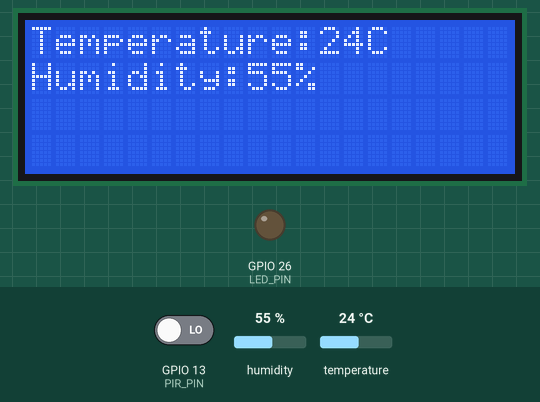
Simulated run of this sketch. Board: ESP32. On the bench: 20×4 character LCD, output pins drawn as LEDs (lit = HIGH). The test bench sets the inputs (shaded band); at power-on: GPIO 13 (PIR_PIN) LOW, humidity 55 %, temperature 24 °C.

Above: at 1.9 s.
2.0 s: GPIO 13 (PIR_PIN) driven HIGH
At 3.1 s:
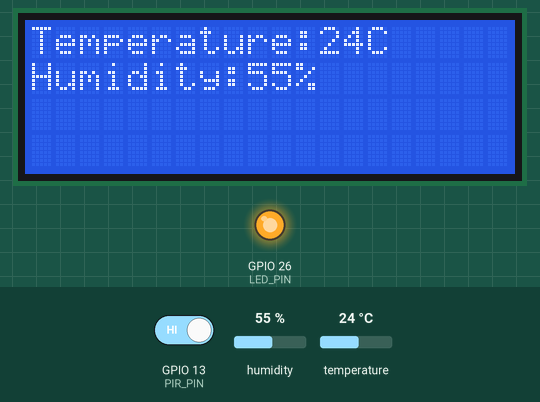
3.8 s: humidity set to 22 %
At 5.7 s:
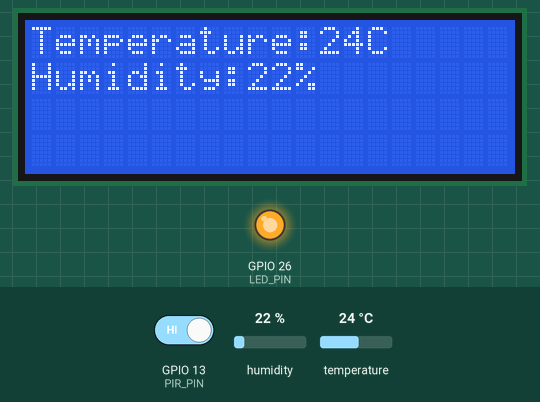
6.0 s: temperature set to 12 °C
At 7.6 s:
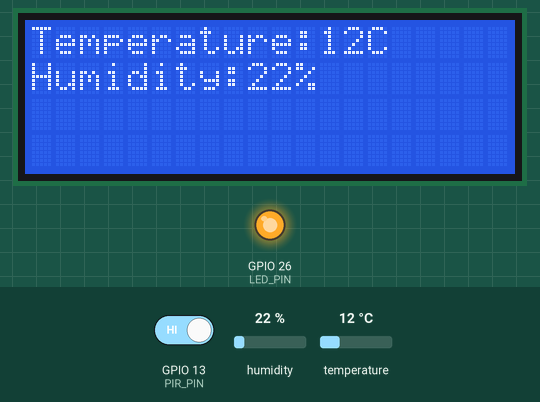
8.2 s: humidity set to 40 %
At 9.3 s:
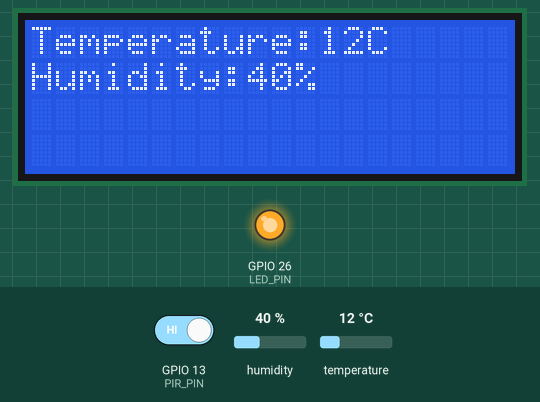
10.4 s: temperature set to 19 °C
Timing chart, 0 to 13.4 s (numbered marks = the images above; inputs shaded):
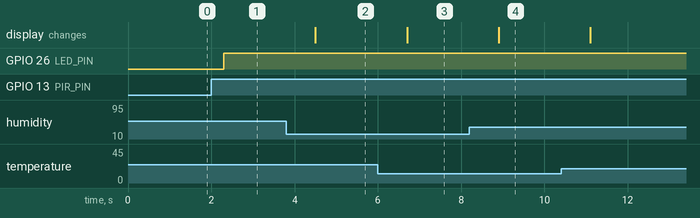

The sketch:

BTT4.ino
```cpp
#include <LiquidCrystal_I2C.h>
#include "DHTesp.h"
LiquidCrystal_I2C lcd(0x27,20,4);
#define DHT_PIN 15
#define LED_PIN 26
#define PIR_PIN 13
DHTesp dhtSensor;

void setup() {
  // put your setup code here, to run once:
  dhtSensor.setup(DHT_PIN, DHTesp::DHT22);
  pinMode(LED_PIN, OUTPUT);
  pinMode(PIR_PIN, INPUT);
}
int value = 1 ;
void loop() {
  // put your main code here, to run repeatedly:
  lcd.init(); // initialize the lcd
  // Print a message to the LCD.
  lcd.backlight();
  TempAndHumidity data = dhtSensor.getTempAndHumidity();
  int temp = data.temperature;
  int humid = data.humidity;
  lcd.setCursor(0,0);
  lcd.print("Temperature:" + String(temp) +"C");
  lcd.setCursor(0,1);
  lcd.print("Humidity:" +  String(humid) + "%");

  value = digitalRead(PIR_PIN);
  if(value == 1){
    digitalWrite(LED_PIN, HIGH);
  }else{
    digitalWrite(LED_PIN, LOW);
  }
  delay(1000);
}
```

Measured:
- after the input at 2.0 s, GPIO 26 (LED_PIN): LOW → HIGH after 0.30 s
- after the input at 3.8 s, the display: changes after 0.70 s (image 2)
- after the input at 6.0 s, the display: changes after 0.70 s (image 3)
- after the input at 8.2 s, the display: changes after 0.70 s (image 4)
